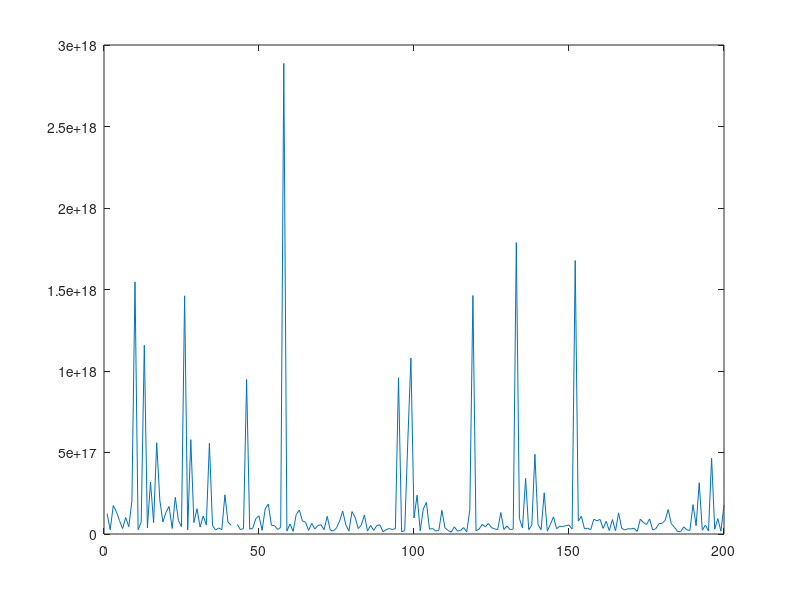

Reproduce this figure in MATLAB. (Note: this script raises an error after producing the figure.)
X = randn(100,2);
Y=[];
for n=1:200
    Y = 5*X + (100/n)*randn(100,1);
    c1= corrcoef(X,Y);
    rho(n) = c1(1,2);
    C = cov([X Y]);
    con(n) = cond(C);
end

plot(con)

%%%%%%%%%%%%%%%%%%%%%%5
% Matriz de centrado

x = 10+ rand(5,2);mat
mean(x);
n = 5;
P = eye(n)-ones(n)/n;
DC = P*x;
mean(DC)